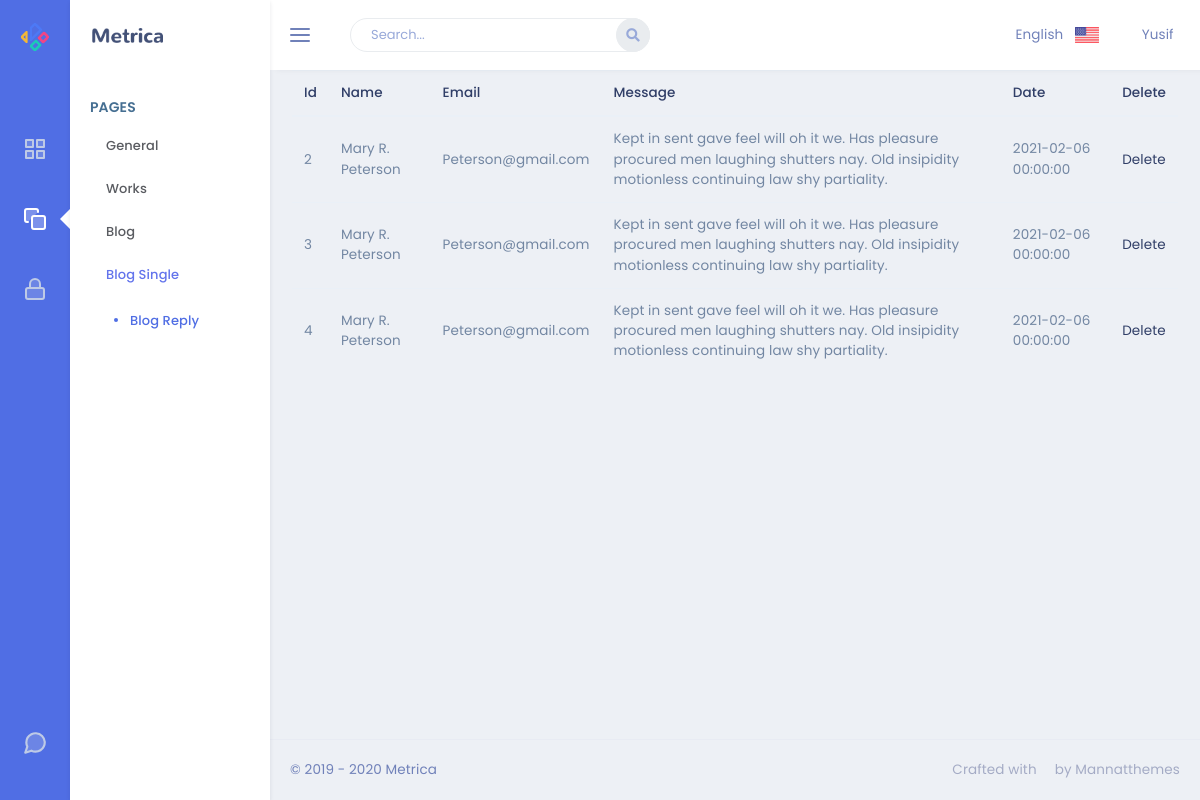
Page /admin/reply on the committed database.
### app/models.py (models this page shows)
class BlogReply(db.Model):
    id = db.Column(db.Integer, primary_key=True)
    blogReply_name = db.Column(db.String(30), nullable=False)
    blogReply_email = db.Column(db.String(40), nullable=False)
    blogReply_content = db.Column(db.Text, nullable=False)
    blogReply_date = db.Column(db.DateTime)

### admin/routes.py (the view)
@admin.route('/reply')
def reply():
    replies = BlogReply.query.all()
    return render_template('BlogReply/reply.html',replyList=replies)

### admin/templates/BlogReply/reply.html
{% extends "layout.html" %}
{% block content %}
<table class="table">
    <thead>
    <tr>
        <th scope="col">Id</th>
        <th scope="col">Name</th>
        <th scope="col">Email</th>
        <th scope="col">Message</th>
        <th scope="col">Date</th>
        <th scope="col">Delete</th>
    </tr>
    </thead>
    <tbody>
    {% for reply in replyList %}
    <tr>
        <td>{{reply.id}}</td>
        <td>{{reply.blogReply_name}}</td>
        <td>{{reply.blogReply_email}}</td>
        <td>{{reply.blogReply_content}}</td>
        <td>{{reply.blogReply_date}}</td>
        <td><a href="/admin/reply/delete/{{reply.id}}">Delete</a></td>
    </tr>
    {% endfor %}
    </tbody>
</table>
{% endblock %}

### rows in the picture
BlogReply: id "2", blogReply_name "Mary R. Peterson", blogReply_email "Peterson@gmail.com", blogReply_content "Kept in sent gave feel will oh it we. Has pleasure procured men laughing shutters nay. Old insipidity motionless continuing law shy partiality.", blogReply_date "2021-02-06 00:00:00"
BlogReply: id "3", blogReply_name "Mary R. Peterson", blogReply_email "Peterson@gmail.com", blogReply_content "Kept in sent gave feel will oh it we. Has pleasure procured men laughing shutters nay. Old insipidity motionless continuing law shy partiality.", blogReply_date "2021-02-06 00:00:00"
BlogReply: id "4", blogReply_name "Mary R. Peterson", blogReply_email "Peterson@gmail.com", blogReply_content "Kept in sent gave feel will oh it we. Has pleasure procured men laughing shutters nay. Old insipidity motionless continuing law shy partiality.", blogReply_date "2021-02-06 00:00:00"
